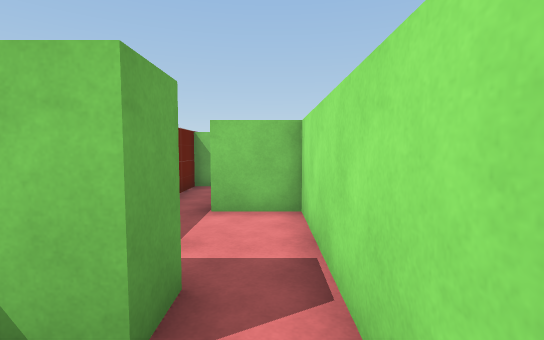
[1] (above)

18 first-person views from a walk through a scene from a Unity 3-D project. The camera is 1.3 m above the floor, tilts 4° down and sees 85° across. The floor is counted in squares, 1 m on a side. Each view is taken from the middle of a square. On the plan, view 1 faces up. The plan holds only what a view shows up to about 14 squares ahead; the rest is blank. The player character is not drawn.

[2]
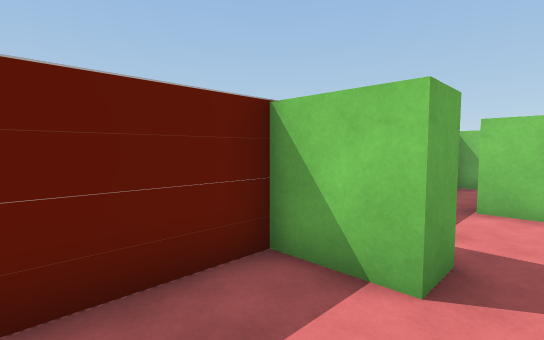

[3]
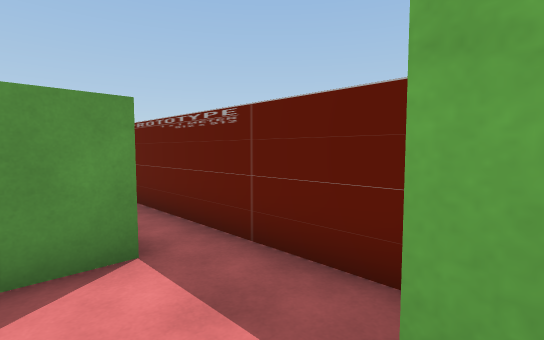

[4]
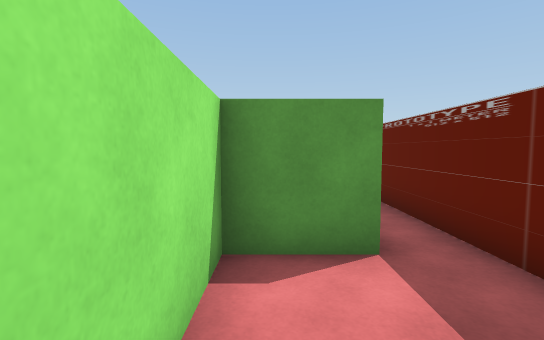

[5]
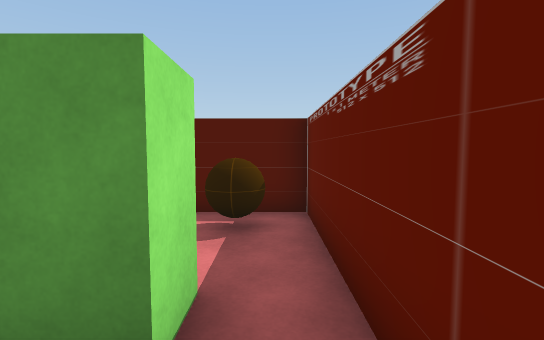

[6]
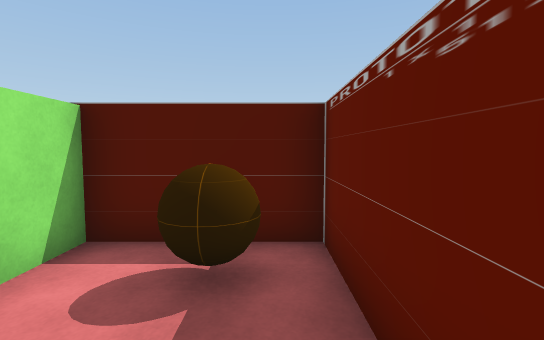

[7]
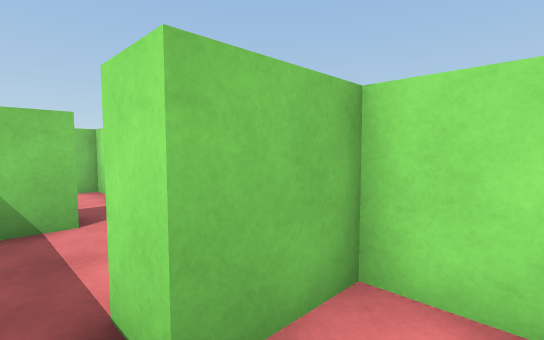

[8]
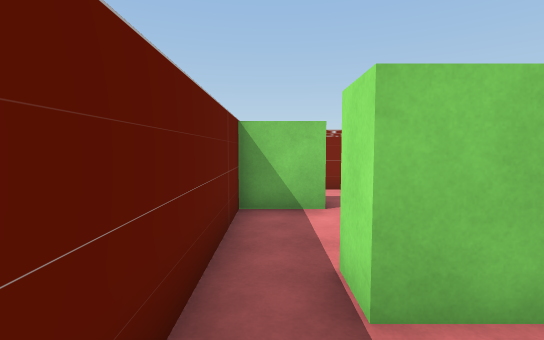

[9]
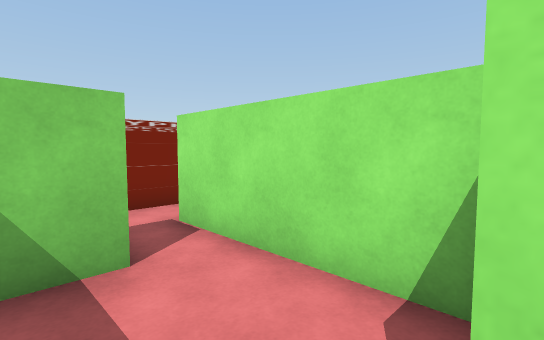

[10]
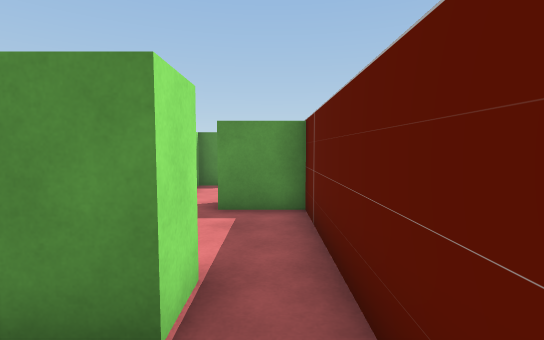

[11]
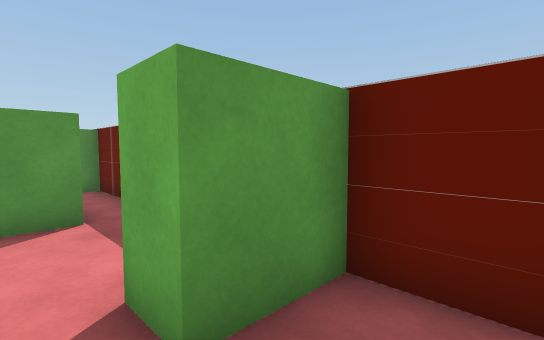

[12]
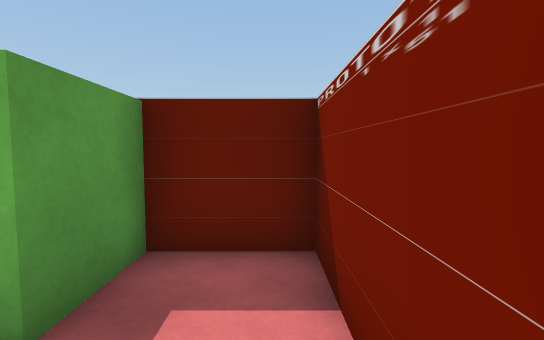

[13]
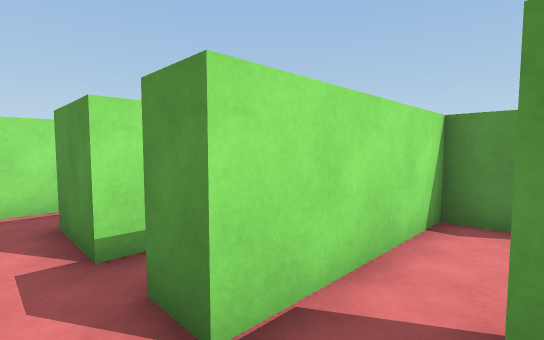

[14]
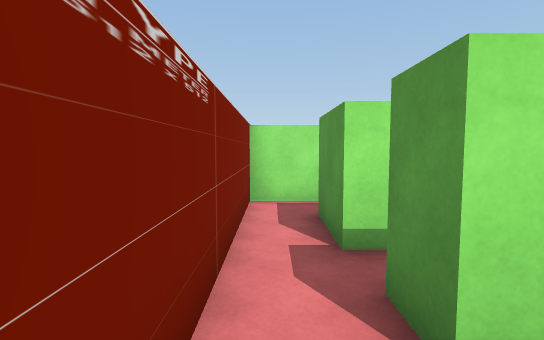

[15]
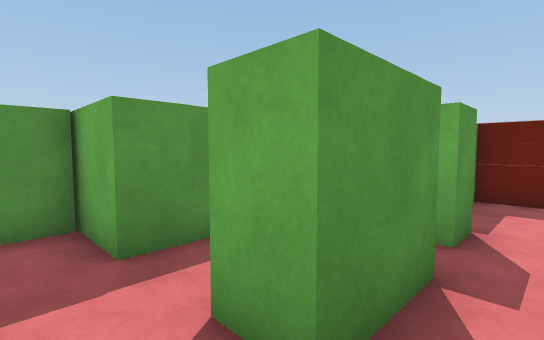

[16]
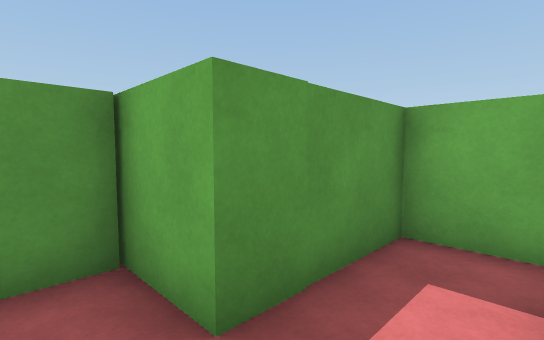

[17]
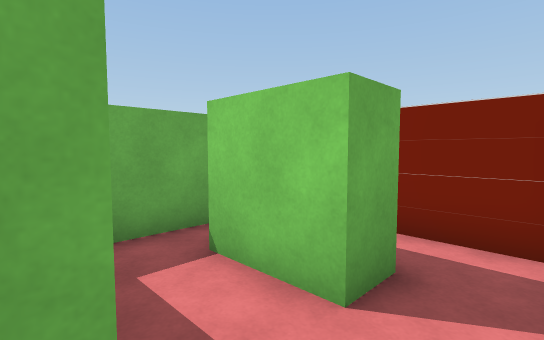

[18]
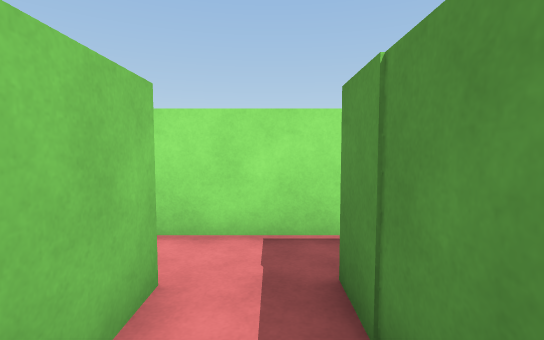

### Floor plan
Points are (right, up) in squares from view 1. A wall is a line through its corners. A room is listed if a view was taken in it or the views show most of it. See-through windows are left out.
Room 1 (views 1, 2, 5, 6)
walls: (-0.8, 1.7) (-2.7, 1.7) (-2.7, -2.4); (-1.3, -2.6) (-1.3, -1.6) (0.6, -1.6) (0.6, 1.4)
ways out: opening at (0, 2.5) to room 2; opening at (-2, -2) to room 3
Room 2 (views 3, 4)
walls: (-0.8, 2.7) (-0.8, 1.7); (0.6, 1.4) (0.6, 6.1) (-1.3, 6.1)
ways out: opening at (0, 2.5) to room 1; opening at (-1, 4.5) to room 4
Room 3 (view 7)
walls: (-2.7, -2.4) (-2.7, -6.1) (0.6, -6.1) (0.6, -2.6) (-1.3, -2.6)
ways out: opening at (-2, -2) to room 1
objects: other object (-1, -5)
Room 4 (view 8)
walls: (-2.7, 5.4) (-2.7, 2.7) (-0.8, 2.7)
ways out: opening at (-1, 4.5) to room 2; opening at (-2, 6.5) to room 5
Room 5 (views 9, 10)
walls: (-0.8, 10.4) (-2.7, 10.4) (-2.7, 5.4); (-1.3, 6.1) (-1.3, 7.1) (0.6, 7.1) (0.6, 10.6)
ways out: opening at (-2, 6.5) to room 4; opening at (0, 11) to room 6
Room 6 (views 11, 13, 14)
walls: (0.6, 10.6) (0.6, 12.1); (0.5, 13.6) (-2.7, 13.6) (-2.7, 11.4) (-0.8, 11.4) (-0.8, 10.4)
ways out: opening at (0, 11) to room 5; opening at (1, 12.5) to room 7
Room 7 (views 12, 15)
walls: (2.8, 11.5) (2.8, 12.1) (4.9, 12.1); (0.6, 12.1) (1.6, 12.1); (6.4, 12.6) (6.4, 13.6) (0.5, 13.6)
ways out: opening at (1, 12.5) to room 6; opening at (2, 11) to room 8; opening at (6, 11.5) to room 8
Room 8 (views 16, 17, 18)
walls: (4.9, 12.1) (4.9, 11.1) (2.8, 11.1); (6.4, 8.9) (6.4, 12.6); (1.6, 12.1) (1.6, 9.3) (4.9, 9.3)
ways out: opening at (2, 11) to room 7; opening at (6, 11.5) to room 7; opening at (6, 9) to room 9
Room 9 (no view inside)
walls: (4.9, 7.6) (6, 7.6); (4.9, 9.3) (4.9, 7.2)
ways out: opening at (6, 9) to room 8

Positions as (right, up) in squares from view 1, and headings:
1: (0, 0), facing up
2: (0, -1), facing up-left
3: (0, 2), facing down-left
4: (0, 2), facing down
5: (-2, 0), facing down
6: (-2, -2), facing down
7: (-2, -4), facing up-right
8: (-2, 4), facing up
9: (-2, 7), facing up-right
10: (-2, 9), facing down
11: (0, 13), facing down-left
12: (1, 13), facing left
13: (-1, 13), facing down-right
14: (-1, 13), facing right
15: (6, 13), facing down-left
16: (6, 11), facing down-left
17: (6, 9), facing up-left
18: (2, 10), facing right
